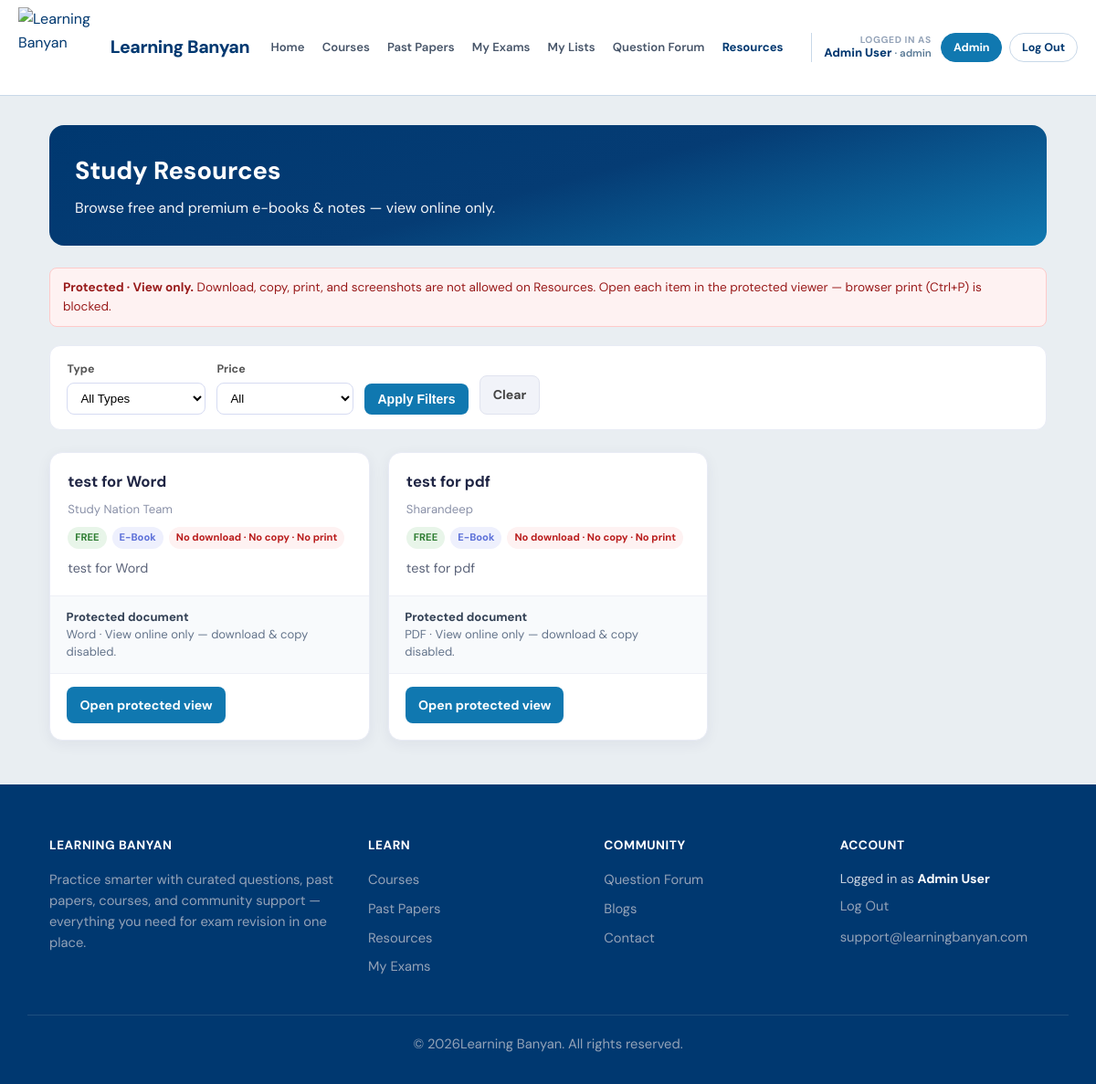
The app's page /resources/ (signed in) with its own data.
### courses/models.py (models this page shows, shortened)
class Resource(models.Model):
    title = models.CharField(max_length=200)
    description = models.TextField(blank=True)
    file = models.FileField(
        upload_to="resources/",
        validators=[
            FileExtensionValidator(
                allowed_extensions=[
                    "pdf",
                    "doc",
                    "docx",
                    "txt",
                    "png",
                    "jpg",
                    "jpeg",
                    "gif",
                    "webp",
                ]
            )
        ],
        help_text="PDF, Word (.doc/.docx), text, or image. View-only for students (no download).",
    )
    author = models.CharField(max_length=100, blank=True)
    resource_type = models.CharField(
        max_length=20,
        choices=[
            ("ebook", "E-Book"),
            ("handwritten", "Handwritten Notes"),
            ("other", "Other"),
        ],
    )
    is_paid = models.BooleanField(default=False)
    price = models.DecimalField(max_digits=8, decimal_places=2, blank=True, null=True)
    course = models.ForeignKey(
        "Course", on_delete=models.SET_NULL, null=True, blank=True
    )
    created_at = models.DateTimeField(auto_now_add=True)

### courses/views.py (the view)
# urls.py: path("resources/", ResourcesListView.as_view(), name="resources_list"),
class ResourcesListView(ListView):
    model = Resource
    template_name = "courses/resources_list.html"
    context_object_name = "resources"
    paginate_by = 12
    def get_queryset(self):
        queryset = Resource.objects.all().order_by("-created_at")
        resource_type = self.request.GET.get("type")
        if resource_type:
            queryset = queryset.filter(resource_type=resource_type)
        is_paid = self.request.GET.get("is_paid")
        if is_paid == "free":
            queryset = queryset.filter(is_paid=False)
        elif is_paid == "paid":
            queryset = queryset.filter(is_paid=True)
        return queryset
    def get_context_data(self, **kwargs):
        from .resource_protection import resource_preview_kind
        context = super().get_context_data(**kwargs)
        for r in context["resources"]:
            r.preview_kind = resource_preview_kind(r)
        return context

### courses/resource_protection.py (called while the page is built, shortened)
def resource_file_ext(resource) -> str:
    name = ""
    if getattr(resource, "file", None) and resource.file:
        name = getattr(resource.file, "name", "") or ""
    return Path(name).suffix.lower()

def resource_preview_kind(resource) -> str:
    if not getattr(resource, "file", None) or not resource.file:
        return "none"
    ext = resource_file_ext(resource)
    if ext in PDF_EXTS:
        return "pdf"
    if ext in DOCX_EXTS:
        return "docx"

### courses/templates/courses/resources_list.html (shortened to what this page needs)
{% extends 'base.html' %}
{% block content %}
<div
  class="rl-wrap no-copy-zone no-screenshot-zone no-print-zone"
  data-protected-page="1"
  data-ns-mark="Learning Banyan · Protected · No Download · No Copy · No Screenshot · No Print"
>
  <div class="rl-hero">
    <h1>Study Resources</h1>
    <p>Browse free and premium e-books & notes — view online only.</p>
  </div>
  <p class="rl-note" style="background:#fef2f2; border-color:#fecaca; color:#991b1b;">
    <strong>Protected · View only.</strong>
    Download, copy, print, and screenshots are not allowed on Resources.
    Open each item in the protected viewer — browser print (Ctrl+P) is blocked.
  </p>
  <div class="rl-filters sn-protect-allow">
    <form method="get">
      <div>
        <label>Type</label>
        <select name="type">
          <option value="">All Types</option>
        </select>
      </div>
      <div>
        <label>Price</label>
        <select name="is_paid">
          <option value="">All</option>
        </select>
      </div>
      <button type="submit">Apply Filters</button>
      <a href="{% url 'courses:resources_list' %}">Clear</a>
    </form>
  </div>
  <div class="rl-grid no-copy-zone no-screenshot-zone no-print-zone">
    {% for resource in resources %}
      <div class="rl-card no-dl-zone no-copy-zone no-print-zone" oncontextmenu="return false;">
        <div class="rl-card-body">
          <h3>{{ resource.title }}</h3>
          <div class="meta">{{ resource.author|default:"Unknown Author" }}</div>
          <div class="rl-badges">
            {% if resource.is_paid %}
              <span class="rl-badge paid">₹ {{ resource.price }}</span>
            {% else %}
              <span class="rl-badge free">FREE</span>
            {% endif %}
            <span class="rl-badge">{{ resource.get_resource_type_display }}</span>
            <span class="rl-badge" style="background:#fef2f2;color:#b91c1c;">No download · No copy · No print</span>
          </div>
          {% if resource.description %}
            <p class="rl-desc">{{ resource.description|truncatewords:25 }}</p>
          {% endif %}
        </div>
        {% if resource.file %}
          <div class="rl-viewer" style="padding:0.85rem 1.1rem; background:#f8fafc;">
            <div style="font-size:0.82rem; color:#64748b; line-height:1.45;">
              <strong style="color:#334155;">Protected document</strong><br />
              {% if resource.preview_kind == 'pdf' %}PDF ·
              {% elif resource.preview_kind == 'docx' or resource.preview_kind == 'doc' %}Word ·
              {% elif resource.preview_kind == 'image' %}Image ·
              {% elif resource.preview_kind == 'text' %}Text ·
              {% endif %}
              View online only — download &amp; copy disabled.
            </div>
          </div>
        {% endif %}
        <div class="rl-actions sn-protect-allow">
          <a class="sn-protect-allow" href="{% url 'courses:resource_detail' resource.id %}">Open protected view</a>
        </div>
      </div>
    {% empty %}
      <div class="rl-empty">No resources found matching your filters.</div>
    {% endfor %}
  </div>
</div>
{% endblock %}

### templates/base.html (shortened to what this page needs)
<!DOCTYPE html>
<html lang="en">
  <head>
    {% load static %}
    <link rel="stylesheet" href="https://cdnjs.cloudflare.com/ajax/libs/font-awesome/6.7.2/css/all.min.css" />
    {% include 'partials/katex.html' %}
  </head>
  <body>
    <header class="site-header">
      <nav class="site-nav" id="siteNav" aria-label="Main navigation">
        <a class="nav-brand" href="{% url 'courses:home' %}">
          <img src="{% static 'images/learning_banyan_logo.png' %}" alt="Learning Banyan" />
          <div class="nav-brand-text">
            <strong>Learning Banyan</strong>
          </div>
        </a>
        <div class="nav-center" id="navCenter">
          <a href="{% url 'courses:home' %}" class="nav-link {% if request.path == '/' %}is-active{% endif %}">Home</a>
          <a href="{% url 'courses:courses_list' %}" class="nav-link {% if '/courses/' in request.path %}is-active{% endif %}">Courses</a>
          <a href="{% url 'courses:past_papers' %}" class="nav-link {% if '/past-papers/' in request.path %}is-active{% endif %}">Past Papers</a>
          {% if can_use_exam_builder %}
            <a href="{% url 'courses:student_exams' %}" class="nav-link {% if '/my-exams/' in request.path %}is-active{% endif %}">My Exams</a>
            <a href="{% url 'courses:student_question_lists' %}" class="nav-link {% if '/my-lists/' in request.path %}is-active{% endif %}">My Lists</a>
          {% endif %}
          <a href="{% url 'courses:question_forum' %}" class="nav-link {% if '/question-forum/' in request.path or '/question-form/' in request.path or '/public-chat/' in request.path %}is-active{% endif %}">Question Forum</a>
          <a href="{% url 'courses:resources_list' %}" class="nav-link {% if '/resources/' in request.path %}is-active{% endif %}">Resources</a>
          <a href="{% url 'courses:blog_list' %}" class="nav-link {% if '/blogs/' in request.path %}is-active{% endif %}">Blogs</a>
        </div>
        <div class="nav-right">
          <div class="nav-actions" id="navActions">
            {% if user.is_authenticated %}
              <div class="nav-user" title="Logged in as {{ user.get_full_name|default:user.username }} (@{{ user.username }})">
                <span class="nav-user-label">Logged in as</span>
                <span class="nav-user-name">
                  {{ user.get_full_name|default:user.username }}
                  {% if user.get_full_name %}
                    <span class="nav-user-handle">· {{ user.username }}</span>
                  {% endif %}
                </span>
              </div>
              {% if is_admin_user %}
                <a href="{% url 'admin_panel:dashboard' %}" class="nav-btn nav-btn-solid">Admin</a>
              {% endif %}
              <a href="{% url 'courses:student_logout' %}" class="nav-btn nav-btn-outline">Log Out</a>
            {% else %}
              <a href="{% url 'courses:student_login' %}" class="nav-btn nav-btn-outline">Log In</a>
              <a href="{% url 'courses:student_signup' %}" class="nav-btn nav-btn-solid">Sign Up</a>
            {% endif %}
          </div>
        </div>
      </nav>
    </header>
    <main>
      <div class="container">
        {% block content %}
        {% endblock %}
      </div>
    </main>
    <footer>
      <div class="container">
        <div>
          <h4>Learning Banyan</h4>
          <p>Practice smarter with curated questions, past papers, courses, and community support — everything you need for exam revision in one place.</p>
        </div>
        <div>
          <h4>Learn</h4>
          <a href="{% url 'courses:courses_list' %}">Courses</a>
          <a href="{% url 'courses:past_papers' %}">Past Papers</a>
          <a href="{% url 'courses:resources_list' %}">Resources</a>
          <a href="{% url 'courses:student_exams' %}">My Exams</a>
        </div>
        <div>
          <h4>Community</h4>
          <a href="{% url 'courses:question_forum' %}">Question Forum</a>
          <a href="{% url 'courses:blog_list' %}">Blogs</a>
          <a href="{% url 'courses:contact' %}">Contact</a>
        </div>
        <div>
          <h4>Account</h4>
          {% if user.is_authenticated %}
            <p style="margin: 0 0 0.4rem; color: #cbd5e1; font-size: 0.88rem;">
              Logged in as <strong style="color:#fff;">{{ user.get_full_name|default:user.username }}</strong>
            </p>
            <a href="{% url 'courses:student_logout' %}">Log Out</a>
          {% else %}
            <a href="{% url 'courses:student_login' %}">Log In</a>
            <a href="{% url 'courses:student_signup' %}">Sign Up</a>
          {% endif %}
          <p style="margin-top: 0.75rem;">support@learningbanyan.com</p>
        </div>
      </div>
      <div class="footer-bottom">
        <p>
          &copy; {% now 'Y' %}Learning Banyan. All rights reserved.
        </p>
      </div>
    </footer>
  </body>
</html>

### templates/partials/no_download_media.html (style rules this page uses)
.no-dl-media, .no-dl-media img, .no-dl-media video, .no-dl-media iframe, .no-dl-media object, .no-dl-media embed, .no-dl-media canvas, .no-dl-zone, .no-copy-zone, .no-screenshot-zone, .no-print-zone { -webkit-user-select: none !important; -moz-user-select: none !important; -ms-user-select: none !important; user-select: none !important; -webkit-user-drag: none !important; user-drag: none !important; -webkit-touch-callout: none !important; }
.no-dl-zone input, .no-dl-zone textarea, .no-dl-zone select, .no-copy-zone input, .no-copy-zone textarea, .no-copy-zone select, .no-screenshot-zone input, .no-screenshot-zone textarea, .no-screenshot-zone select, .no-print-zone input, .no-print-zone textarea, .no-print-zone select { -webkit-user-select: text !important; user-select: text !important; }
.no-copy-zone .rl-viewer, .no-copy-zone .rd-viewer { position: relative; }

### templates/partials/no_screenshot.html (style rules this page uses)
.no-screenshot-zone { position: relative; }
.no-screenshot-zone .rd-viewer, .no-screenshot-zone .rd-doc-body, .no-screenshot-zone .rd-pdf-wrap, .no-screenshot-zone .rd-img-wrap, .no-screenshot-zone .rl-card, .no-screenshot-zone .bd-article, .no-screenshot-zone .bd-media, .no-screenshot-zone .bd-content, .no-screenshot-zone .bd-cover, .no-screenshot-zone .bd-video-wrap, .no-screenshot-zone .bd-pdf-wrap, .no-screenshot-zone .bl-card, .no-screenshot-shield { position: relative; }

### courses/templates/courses/resources_list.html (style rules this page uses)
.rl-wrap { max-width: 1100px; margin: 0 auto; }
.rl-hero { background: linear-gradient(165deg, #003870 0%, #053C74 50%, #1078B0 100%); color: #fff; border-radius: 16px; padding: 1.75rem 1.75rem; margin-bottom: 1.5rem; }
.rl-hero h1 { margin: 0 0 0.4rem; font-size: 1.7rem; font-weight: 800; }
.rl-hero p { margin: 0; opacity: 0.95; }
.rl-note { font-size: 0.85rem; color: #6b7280; margin: 0 0 1.25rem; background: #f8f9fd; border: 1px solid #e8ebf5; border-radius: 8px; padding: 10px 14px; }
.rl-filters { background: #fff; border: 1px solid #e8ebf5; border-radius: 12px; padding: 1rem 1.15rem; margin-bottom: 1.5rem; }
.rl-filters form { display: flex; flex-wrap: wrap; gap: 12px; align-items: end; }
.rl-filters label { display: block; font-size: 0.78rem; font-weight: 700; color: #555; margin-bottom: 4px; }
.rl-filters select { padding: 8px 10px; border-radius: 8px; border: 1px solid #d6dbf2; background: #fff; min-width: 150px; }
.rl-filters button, .rl-filters a { padding: 9px 14px; border-radius: 8px; font-weight: 700; font-size: 0.88rem; text-decoration: none; border: none; cursor: pointer; }
.rl-filters button { background: #1078B0; color: #fff; }
.rl-filters a { background: #f1f3f9; color: #444; border: 1px solid #e0e3ef; }
.rl-grid { display: grid; grid-template-columns: repeat(auto-fill, minmax(300px, 1fr)); gap: 1.25rem; }
.rl-card { background: #fff; border: 1px solid #e8ebf5; border-radius: 14px; overflow: hidden; box-shadow: 0 4px 16px rgba(30,40,90,0.06); display: flex; flex-direction: column; }
.rl-card-body { padding: 1.15rem 1.2rem; flex: 1; }
.rl-card h3 { margin: 0 0 0.35rem; font-size: 1.05rem; color: #1f2544; }
.rl-card .meta { color: #8a91a8; font-size: 0.82rem; margin-bottom: 0.55rem; }
.rl-badges { display: flex; flex-wrap: wrap; gap: 6px; margin-bottom: 0.65rem; }
.rl-badge { font-size: 0.7rem; font-weight: 700; padding: 3px 8px; border-radius: 999px; background: #eef0fd; color: #5b6fd8; }
.rl-badge.free { background: #e8f5e9; color: #2e7d32; }
.rl-desc { color: #5c647a; font-size: 0.9rem; line-height: 1.55; margin: 0; }
.rl-viewer { border-top: 1px solid #eef0f6; padding: 0.65rem; background: #fafbff; }
.rl-actions { padding: 0.85rem 1.15rem 1.1rem; border-top: 1px solid #eef0f6; }
.rl-actions a { display: inline-block; background: #1078B0; color: #fff; text-decoration: none; font-weight: 700; font-size: 0.88rem; padding: 9px 14px; border-radius: 8px; }

### records on screen
Resource: title "test for Word", author "Study Nation Team", is_paid "FREE", resource_type "E-Book", description "test for Word", shows "Protected document", shows "Word ·"
Resource: title "test for pdf", author "Sharandeep", is_paid "FREE", resource_type "E-Book", description "test for pdf", shows "Protected document", shows "PDF ·"

### other values on screen
{{ user.get_full_name|default:user.username }} "Admin User"
{{ user.username }} "admin"
